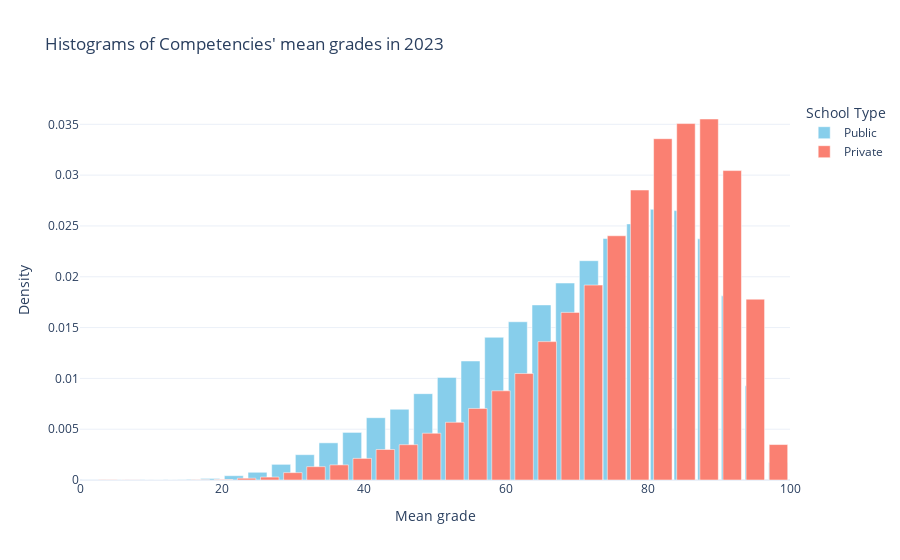

The cell this chart's notebook holds for it:
### Code cell
# Data cleaning (replace with actual data)
year = '2023'
pub23 = c_pub[c_pub['curs_escolar'] == year].copy()
priv23 = c_priv[c_priv['curs_escolar'] == year].copy()

pub23_clean = pd.to_numeric(pub23['mean_grade'], errors='coerce').dropna()
priv23_clean = pd.to_numeric(priv23['mean_grade'], errors='coerce').dropna()

# Compute histograms
hist1, bin_edges1 = np.histogram(pub23_clean, bins=30, density=True)
bin_centers1 = (bin_edges1[1:] + bin_edges1[:-1]) / 2

hist2, bin_edges2 = np.histogram(priv23_clean, bins=30, density=True)
bin_centers2 = (bin_edges2[1:] + bin_edges2[:-1]) / 2

# Create the Plotly figure
fig = go.Figure()

# Add Public histogram
fig.add_trace(go.Bar(
    x=bin_centers1,
    y=hist1,
    name='Public',
    marker=dict(color='skyblue'),
    hoverinfo='x+y'
))

# Add Private histogram
fig.add_trace(go.Bar(
    x=bin_centers2,
    y=hist2,
    name='Private',
    marker=dict(color='salmon'),
    hoverinfo='x+y'
))

# Customize the layout
fig.update_layout(
    title="Histograms of Competencies' mean grades in 2023",
    xaxis_title="Mean grade",
    yaxis_title="Density",
    barmode='overlay',
    legend_title="School Type",
    template='plotly_white',
    hovermode='x'
)

# Show the plot
fig.show()

### Figure 1 — Plotly figure (JSON) as saved in the notebook; plotly's stock layout.template omitted (floating-point values rounded to 4 significant figures)
{"data": [{"hoverinfo": "x+y", "marker": {"color": "skyblue"}, "name": "Public", "type": "bar", "x": [1.667, 5, 8.333, 11.67, 15, 18.33, 21.67, 25, 28.33, 31.67, 35, 38.33, 41.67, 45, 48.33, 51.67, 55, 58.33, 61.67, 65, 68.33, 71.67, 75, 78.33, 81.67, 85, 88.33, 91.67, 95, 98.33], "y": [1.228e-05, 6.138e-06, 1.841e-05, 1.841e-05, 6.138e-05, 0.0001535, 0.0004235, 0.0007611, 0.001541, 0.002492, 0.003658, 0.004683, 0.006132, 0.006961, 0.008495, 0.0101, 0.01171, 0.01404, 0.01557, 0.01723, 0.01938, 0.02158, 0.02377, 0.0252, 0.02664, 0.02651, 0.02374, 0.01812, 0.009275, 0.001713]}, {"hoverinfo": "x+y", "marker": {"color": "salmon"}, "name": "Private", "type": "bar", "x": [3.928, 7.185, 10.44, 13.7, 16.96, 20.21, 23.47, 26.73, 29.98, 33.24, 36.5, 39.75, 43.01, 46.27, 49.52, 52.78, 56.03, 59.29, 62.55, 65.81, 69.06, 72.32, 75.58, 78.83, 82.09, 85.34, 88.6, 91.86, 95.12, 98.37], "y": [2.501e-05, 1.25e-05, 0, 0, 2.501e-05, 5.002e-05, 0.0001751, 0.0002876, 0.0007253, 0.001313, 0.001488, 0.002126, 0.003001, 0.003476, 0.004602, 0.005677, 0.00704, 0.008778, 0.01048, 0.01362, 0.01649, 0.01918, 0.02403, 0.02854, 0.03359, 0.03508, 0.03553, 0.03045, 0.01779, 0.003489]}], "layout": {"barmode": "overlay", "hovermode": "x", "legend": {"title": {"text": "School Type"}}, "title": {"text": "Histograms of Competencies' mean grades in 2023"}, "xaxis": {"title": {"text": "Mean grade"}}, "yaxis": {"title": {"text": "Density"}}}}
